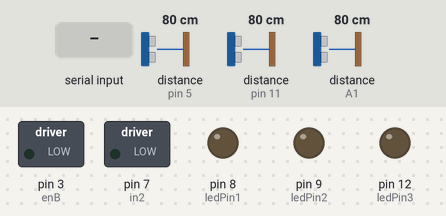
The sketch below on a simulated Arduino Uno, built with avr-gcc and run on an emulated ATmega328P. Shown: switched loads named in the sketch (green lamp = pin HIGH), output pins drawn as LEDs (lit = HIGH). Inputs (shaded band) come from the test bench; at power-on: distance to the obstacle (sensors on pin 5, pin 11, A1) 80 cm. The echo pulse lasts 58.3 µs per cm.

Above: at 1.2 s.
1.3 s: "p90\n" received over the second serial link
At 2.4 s:
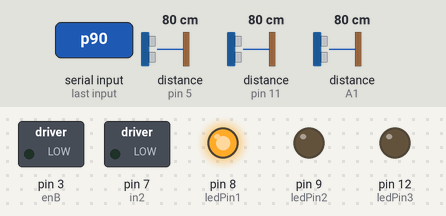
4.3 s: "i90\n" received over the second serial link
At 5.7 s:
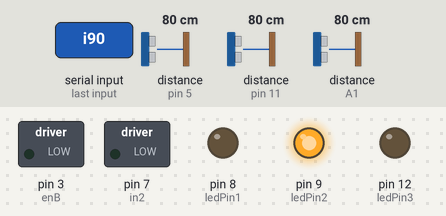
7.3 s: "d90\n" received over the second serial link
At 8.9 s:
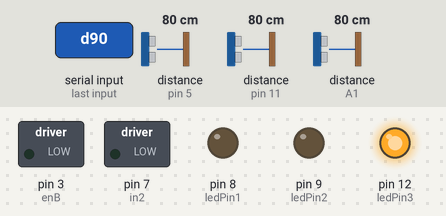
10.3 s: "p,45\n" received over the second serial link
At 10.9 s:
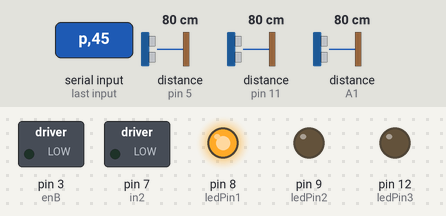
13.3 s: "i,45\n" received over the second serial link
At 14.4 s:
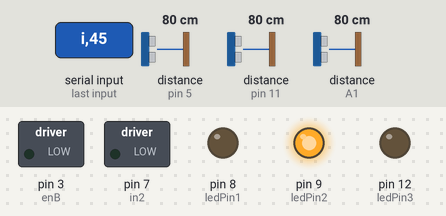
Timing chart, 0 to 17.3 s (numbered marks = the images above; inputs shaded):
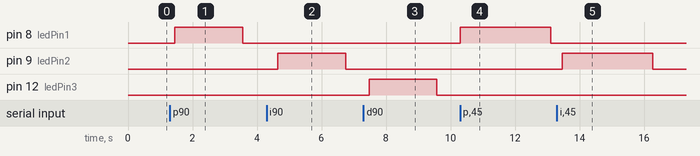

The sketch:

wall_following_pid.ino
```cpp
#include <NewPing.h>
#include <SoftwareSerial.h>

SoftwareSerial bluetooth(2,3); //(Rx,Tx)

#define TRIGGER_PIN_1 4
#define ECHO_PIN_1 5

#define TRIGGER_PIN_2 A0
#define ECHO_PIN_2 A1

#define TRIGGER_PIN_3 10
#define ECHO_PIN_3 11
// Maximum distance we want to ping for (in centimeters).
#define MAX_DISTANCE 100

#define ledPin1 8
#define ledPin2 9
#define ledPin3 12

// NewPing setup of pins and maximum distance.
NewPing sonarFront(TRIGGER_PIN_1, ECHO_PIN_1, MAX_DISTANCE);
NewPing sonarRight(TRIGGER_PIN_2, ECHO_PIN_2, MAX_DISTANCE);
NewPing sonarLeft(TRIGGER_PIN_3, ECHO_PIN_3, MAX_DISTANCE);

//number of reading to take average distance
int iterations = 5;
int baseSpeed = 120;

float distanceFront, distanceRight, distanceLeft, pidSum;

double proportional, integral, derivative;

const double desiredState = (double) 10;
double kp = 4;
double ki = 0.5;
double kd = 2;

double totalError = 0.0;
double prevError = 0.0;
double curError = 0.0;

// Motor A connections (Right motor)
int enA = 9;
int in1 = 8;
int in2 = 7;
// Motor B connections (Left motor)
int enB = 3;
int in3 = 5;
int in4 = 4;

double tp = 0, ti = 0, td = 0;

void setup() {
  //bluetooth
  bluetooth.begin(9600);
  pinMode(ledPin1, OUTPUT);
  pinMode(ledPin2, OUTPUT);
  pinMode(ledPin3, OUTPUT);
  // Set all the motor control pins to outputs
	pinMode(enA, OUTPUT);
	pinMode(enB, OUTPUT);
	pinMode(in1, OUTPUT);
	pinMode(in2, OUTPUT);
	pinMode(in3, OUTPUT);
	pinMode(in4, OUTPUT);

	// Turn off motors - Initial state
	digitalWrite(in1, LOW);
	digitalWrite(in2, LOW);
	digitalWrite(in3, LOW);
	digitalWrite(in4, LOW);
}

void loop() {
  distanceFront = (sonarFront.ping_median(iterations) / 2) * 0.0343;
  distanceRight = (sonarRight.ping_median(iterations) / 2) * 0.0343;
  distanceLeft = (sonarLeft.ping_median(iterations) / 2) * 0.0343;

  if (bluetooth.available()){
    char c = bluetooth.read();
    if(c=='p'){
      float i = 10;
      while (bluetooth.available()){
        char d = bluetooth.read();
        if (d!='.'){
        tp += (d-'0')*i;
        i = i/10;}
        digitalWrite(ledPin1, HIGH);
        delay(700);
        digitalWrite(ledPin1, LOW);
      }
    }
    else if(c=='i'){
      float i = 10;
      while (bluetooth.available()){
        char d = bluetooth.read();
        if (d!='.'){
        ti += (d-'0')*i;
        i = i/10;}
        digitalWrite(ledPin2, HIGH);
        delay(700);
        digitalWrite(ledPin2, LOW);
      }
      ki = ti;
    }
    else if(c=='d'){
      float i = 10;
      while (bluetooth.available()){
        char d = bluetooth.read();
        if (d!='.'){
        td += (d-'0')*i;
        i = i/10;}
        digitalWrite(ledPin3, HIGH);
        delay(700);
        digitalWrite(ledPin3, LOW);
      }
      kd = td;
    }
  }

  //Kp*e(t)
  curError = desiredState - distanceRight;
  proportional = kp*curError;

  //Ki*int(e(t))
  totalError += curError;
  integral = ki*totalError;

  //Kd*d(e(t))
  derivative = kd*(curError - prevError);
  prevError = curError;

  pidSum = proportional + integral + derivative;
}

void speedControl(float pidTotal){
  digitalWrite(in1, LOW);
	digitalWrite(in2, HIGH);
	digitalWrite(in3, LOW);
	digitalWrite(in4, HIGH);

  analogWrite(enA, baseSpeed - pidTotal);
  analogWrite(enB, baseSpeed + pidTotal);
}
```

Measured:
- after the input at 1.3 s, pin 8 (ledPin1): LOW → HIGH after 0.16 s, → LOW 2.1 s later
- after the input at 4.3 s, pin 9 (ledPin2): LOW → HIGH after 0.35 s, → LOW 2.1 s later
- after the input at 7.3 s, pin 12 (ledPin3): LOW → HIGH after 0.18 s, → LOW 2.1 s later
- after the input at 10.3 s, pin 8 (ledPin1): LOW → HIGH at once, → LOW 2.8 s later
- after the input at 13.3 s, pin 9 (ledPin2): LOW → HIGH after 0.17 s, → LOW 2.8 s later
